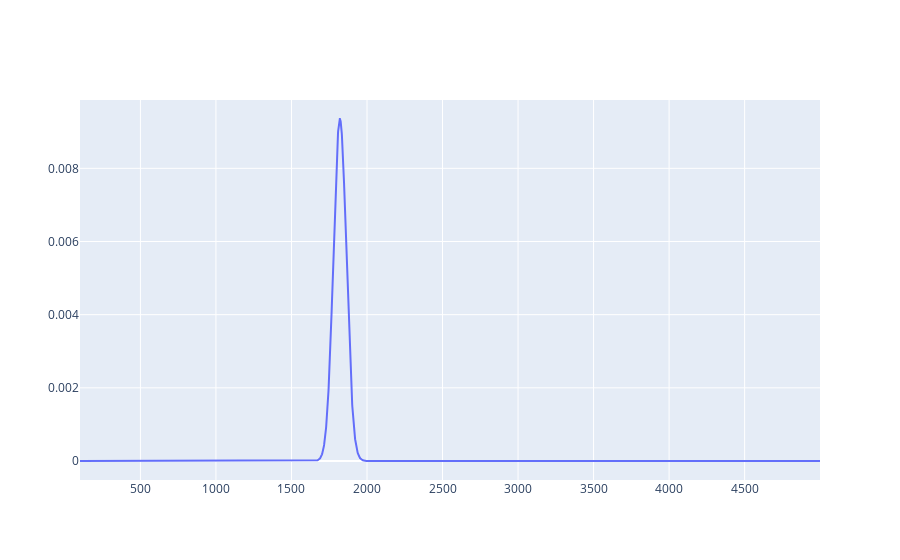

Source (notebook cell):
### Code cell
Doxa = vk_df[vk_df['group name'] == 'DOXA (10987)']
mean_posts_week = int(Doxa.groupby(Doxa['post date'].dt.to_period('w')).count()['views'].mean())
mean_views = int(Doxa.groupby(Doxa['post date'].dt.to_period('w')).mean()['views'].mean())
sum_views_week = int(Doxa.groupby(Doxa['post date'].dt.to_period('w')).sum()['views'].mean())
std_week = int(Doxa.groupby(Doxa['post date'].dt.to_period('w')).std()['views'].mean())
print('mean posts:',mean_posts_week, '\nmean views:', mean_views,
      '\nsum views per week:', sum_views_week,'\nstd per week:', std_week)
#scipy.stats.poisson.pmf(k, mu, loc=0.35) 
#k - проверяемые на аномальность просмотры, mu - среднее количество просмотров в проверяемый период
probs = []
for i in range(100,5000):
    probs.append(scipy.stats.poisson.pmf(i,mean_views))

fig = go.Figure()
fig.add_trace(go.Scatter(x=list(range(100,5000)), y=probs, name = 'probs'))
fig.show()

### Figure 1 — Plotly figure (JSON) as saved in the notebook; plotly's stock layout.template omitted (floating-point values rounded to 4 significant figures; data arrays with more than 128 entries replaced by an {"elided": "..."} marker saying what was removed)
{"data": [{"name": "probs", "type": "scatter", "x": {"elided": "4900 int values"}, "y": {"elided": "4900 float values"}}], "layout": {}}
